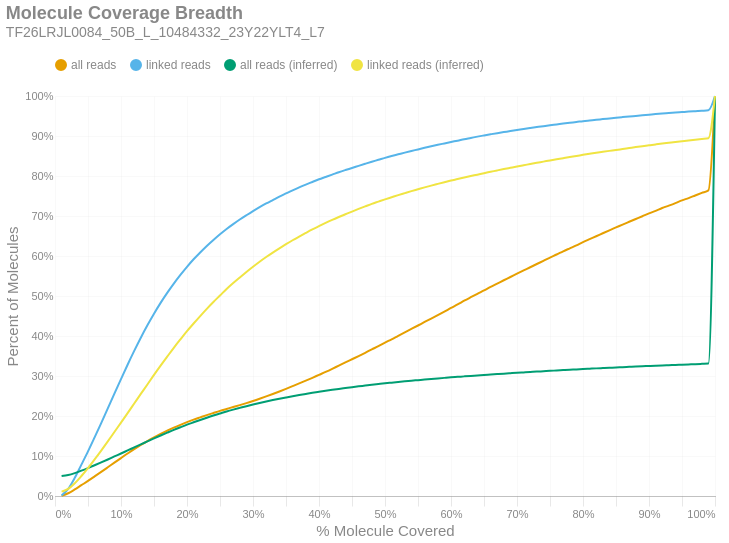

The cell this chart's notebook holds for it:
### Markdown cell above
### Molecule Read Coverage
This chart shows molecule coverage breadth as computed by the number of bases aligned to that molecule. In other words, "*how much of each unique long molecule is actually sequenced/aligned?*" Keep in mind there is a distinction between sequences and alignments, since some sequences belonging to a particular molecule may not align well and wouldn't appear in the alignment data. This chart also shows molecule coverage breadth as computed by the *inferred fragment* from which the aligned sequences originate. Unlike read coverage, this calculation takes into account the total insert size, including unsequenced gaps between the forward and reverse reads. Like the previous figures, these are cumulative percents.

### Code cell
if SKIPLR:
    print_html(f"Skipped")
else:
    binned_df = consolidated_hist(valids['coverage_bp'], mask, 0.01, True)
    binned_df_inf = consolidated_hist(valids['coverage_inserts'], mask, 0.01, True)
    binned_df = binned_df.with_columns(pl.lit(binned_df_inf['all reads (cumsum)']).alias('all reads (inferred)'))
    binned_df = binned_df.with_columns(pl.lit(binned_df_inf['linked reads (cumsum)']).alias('linked reads (inferred)'))
    binned_df = binned_df.with_columns(
        (pl.col('bin').cast(pl.Float64) + 0.01).alias('right_edge')
    )

    with SafeRender(binned_df):
        (
            density_plot(binned_df, 'Molecule Coverage Breadth', samplename, 'molcov', ['all reads (inferred)','linked reads (inferred)'])
            .encode(
                #x=alt.X('bin:Q', title="% Molecule Covered").axis(format = '%').scale(padding=0),
                x=alt.X('right_edge:Q', title="% Molecule Covered").axis(format='%').scale(padding=0),
                y=alt.Y('value:Q', title='Percent of Molecules')
                    .axis(format='%')
                    .stack(False)
                    .scale(domainMin=0, padding=0),
                color=alt.Color("key:N").scale(domain = ["all reads", "linked reads", "all reads (inferred)", "linked reads (inferred)"]),
                tooltip = [
                    alt.Tooltip("key:N", title = "Data Type"),
                    alt.Tooltip("range_label:N", title="% Molecule Covered"),
                    alt.Tooltip("value:Q", format = ".2%", title="% Molecules")
                ]
            )
        ).display()

### Figure 1 — Vega-Lite specification as saved in the notebook (floating-point values rounded to 4 significant figures)
{"width": "container", "height": 400, "config": {"title": {"anchor": "start", "dy": -15, "fontSize": 18, "color": "#888888", "subtitleColor": "#888888", "subtitleFontSize": 14}, "arc": {"fill": "#0072B2"}, "axis": {"domainColor": "#888888", "domainWidth": 0.5, "gridWidth": 0.2, "grid": false, "titleFontWeight": 400, "titleFontSize": 15, "labelFontSize": 11, "labelColor": "#888888", "tickColor": "#888888", "tickWidth": 0.2, "titleColor": "#888888"}, "axisBand": {"grid": false}, "axisX": {"grid": true, "tickSize": 10, "domainCap": "round"}, "axisY": {"domain": false, "grid": true, "tickSize": 0, "domainCap": "round"}, "background": "transparent", "header": {"labelFontSize": 15, "labelColor": "#888888", "titleFontSize": 15, "titleFontWeight": 600, "titleColor": "#888888"}, "legend": {"labelFont": "sans-serif", "labelFontSize": 12, "labelColor": "#888888", "symbolSize": 100, "symbolType": "circle", "titleFontSize": 12, "titlePadding": 10, "titleColor": "#888888", "title": null, "orient": "top"}, "range": {"category": ["#E69F00", "#56B4E9", "#009E73", "#F0E442", "#0072B2", "#D55E00", "#CC79A7", "#000000"], "diverging": ["#cfe8f3", "#a2d4ec", "#73bfe2", "#46abdb", "#1696d2", "#12719e"]}, "area": {"fill": "#0072B2", "fillOpacity": 0.7, "line": true, "strokeOpacity": 0.7}, "line": {"color": "#0072B2", "stroke": "#0072B2", "strokeWidth": 2}, "trail": {"color": "#0072B2", "stroke": "#0072B2", "strokeWidth": 0, "size": 1}, "point": {"filled": true, "fillOpacity": 1.0, "size": 95}, "text": {"color": "#888888", "fontSize": 11, "align": "right", "fontWeight": 400, "size": 11}, "bar": {"fill": "#0072B2", "stroke": null}, "view": {"stroke": null, "continuousWidth": 660, "continuousHeight": 400}}, "data": {"name": "data-5dc299e4eeeb27e330a5646ae7cddacf"}, "mark": {"type": "line", "interpolate": "monotone", "point": {"opacity": 0, "size": 275}}, "encoding": {"color": {"field": "key", "scale": {"domain": ["all reads", "linked reads", "all reads (inferred)", "linked reads (inferred)"]}, "type": "nominal"}, "tooltip": [{"field": "key", "title": "Data Type", "type": "nominal"}, {"field": "range_label", "title": "% Molecule Covered", "type": "nominal"}, {"field": "value", "format": ".2%", "title": "% Molecules", "type": "quantitative"}], "x": {"axis": {"format": "%"}, "field": "right_edge", "scale": {"padding": 0}, "title": "% Molecule Covered", "type": "quantitative"}, "y": {"axis": {"format": "%"}, "field": "value", "scale": {"domainMin": 0, "padding": 0}, "stack": false, "title": "Percent of Molecules", "type": "quantitative"}}, "params": [{"name": "param_c36ac31b6afebe62", "select": {"type": "point", "fields": ["key"]}, "bind": "legend"}], "title": {"text": "Molecule Coverage Breadth", "subtitle": "TF26LRJL0084_50B_L_10484332_23Y22YLT4_L7"}, "transform": [{"fold": ["all reads (cumsum)", "linked reads (cumsum)", "all reads (inferred)", "linked reads (inferred)"]}, {"calculate": "replace(datum.key, ' (cumsum)', '')", "as": "key"}, {"filter": {"param": "param_c36ac31b6afebe62"}}], "usermeta": {"embedOptions": {"downloadFileName": "TF26LRJL0084_50B_L_10484332_23Y22YLT4_L7.molcov"}}, "$schema": "https://vega.github.io/schema/vega-lite/v6.4.1.json", "datasets": {"data-5dc299e4eeeb27e330a5646ae7cddacf": [{"bin": "0.0", "interval": "0.0-0.01", "all reads": 0.0007942, "linked reads": 0.001457, "all reads (cumsum)": 0.0007942, "linked reads (cumsum)": 0.001457, "range_label": "0.0-0.01", "all reads (inferred)": 0.04977, "linked reads (inferred)": 0.01092, "right_edge": 0.01}, {"bin": "0.01", "interval": "0.01-0.02", "all reads": 0.006036, "linked reads": 0.01633, "all reads (cumsum)": 0.00683, "linked reads (cumsum)": 0.01778, "range_label": "0.01-0.02", "all reads (inferred)": 0.05248, "linked reads (inferred)": 0.01789, "right_edge": 0.02}, {"bin": "0.02", "interval": "0.02-0.03", "all reads": 0.009486, "linked reads": 0.02779, "all reads (cumsum)": 0.01632, "linked reads (cumsum)": 0.04558, "range_label": "0.02-0.03", "all reads (inferred)": 0.05731, "linked reads (inferred)": 0.03199, "right_edge": 0.03}, {"bin": "0.03", "interval": "0.03-0.04", "all reads": 0.01071, "linked reads": 0.03281, "all reads (cumsum)": 0.02702, "linked reads (cumsum)": 0.07839, "range_label": "0.03-0.04", "all reads (inferred)": 0.06328, "linked reads (inferred)": 0.05008, "right_edge": 0.04}, {"bin": "0.04", "interval": "0.04-0.05", "all reads": 0.01069, "linked reads": 0.03318, "all reads (cumsum)": 0.03771, "linked reads (cumsum)": 0.1116, "range_label": "0.04-0.05", "all reads (inferred)": 0.06984, "linked reads (inferred)": 0.06991, "right_edge": 0.05}, {"bin": "0.05", "interval": "0.05-0.06", "all reads": 0.01118, "linked reads": 0.03504, "all reads (cumsum)": 0.0489, "linked reads (cumsum)": 0.1466, "range_label": "0.05-0.06", "all reads (inferred)": 0.07679, "linked reads (inferred)": 0.09137, "right_edge": 0.06}, {"bin": "0.06", "interval": "0.06-0.07", "all reads": 0.01131, "linked reads": 0.03571, "all reads (cumsum)": 0.0602, "linked reads (cumsum)": 0.1823, "range_label": "0.06-0.07", "all reads (inferred)": 0.08397, "linked reads (inferred)": 0.1136, "right_edge": 0.07}, {"bin": "0.07", "interval": "0.07-0.08", "all reads": 0.01155, "linked reads": 0.03661, "all reads (cumsum)": 0.07175, "linked reads (cumsum)": 0.2189, "range_label": "0.07-0.08", "all reads (inferred)": 0.09132, "linked reads (inferred)": 0.1365, "right_edge": 0.08}, {"bin": "0.08", "interval": "0.08-0.09", "all reads": 0.01163, "linked reads": 0.03689, "all reads (cumsum)": 0.08338, "linked reads (cumsum)": 0.2558, "range_label": "0.08-0.09", "all reads (inferred)": 0.09884, "linked reads (inferred)": 0.1601, "right_edge": 0.09}, {"bin": "0.09", "interval": "0.09-0.1", "all reads": 0.01143, "linked reads": 0.03632, "all reads (cumsum)": 0.09481, "linked reads (cumsum)": 0.2921, "range_label": "0.09-0.1", "all reads (inferred)": 0.1063, "linked reads (inferred)": 0.1835, "right_edge": 0.1}, {"bin": "0.1", "interval": "0.1-0.11", "all reads": 0.01136, "linked reads": 0.03608, "all reads (cumsum)": 0.1062, "linked reads (cumsum)": 0.3282, "range_label": "0.1-0.11", "all reads (inferred)": 0.1139, "linked reads (inferred)": 0.2073, "right_edge": 0.11}, {"bin": "0.11", "interval": "0.11-0.12", "all reads": 0.01089, "linked reads": 0.03447, "all reads (cumsum)": 0.1171, "linked reads (cumsum)": 0.3627, "range_label": "0.11-0.12", "all reads (inferred)": 0.1214, "linked reads (inferred)": 0.2313, "right_edge": 0.12}, {"bin": "0.12", "interval": "0.12-0.13", "all reads": 0.01045, "linked reads": 0.03306, "all reads (cumsum)": 0.1275, "linked reads (cumsum)": 0.3958, "range_label": "0.12-0.13", "all reads (inferred)": 0.129, "linked reads (inferred)": 0.2552, "right_edge": 0.13}, {"bin": "0.13", "interval": "0.13-0.14", "all reads": 0.009852, "linked reads": 0.03101, "all reads (cumsum)": 0.1374, "linked reads (cumsum)": 0.4268, "range_label": "0.13-0.14", "all reads (inferred)": 0.1364, "linked reads (inferred)": 0.2788, "right_edge": 0.14}, {"bin": "0.14", "interval": "0.14-0.15", "all reads": 0.009247, "linked reads": 0.02902, "all reads (cumsum)": 0.1466, "linked reads (cumsum)": 0.4558, "range_label": "0.14-0.15", "all reads (inferred)": 0.1439, "linked reads (inferred)": 0.3027, "right_edge": 0.15}, {"bin": "0.15", "interval": "0.15-0.16", "all reads": 0.00866, "linked reads": 0.02699, "all reads (cumsum)": 0.1553, "linked reads (cumsum)": 0.4828, "range_label": "0.15-0.16", "all reads (inferred)": 0.1512, "linked reads (inferred)": 0.3258, "right_edge": 0.16}, {"bin": "0.16", "interval": "0.16-0.17", "all reads": 0.008022, "linked reads": 0.02493, "all reads (cumsum)": 0.1633, "linked reads (cumsum)": 0.5077, "range_label": "0.16-0.17", "all reads (inferred)": 0.1583, "linked reads (inferred)": 0.3483, "right_edge": 0.17}, {"bin": "0.17", "interval": "0.17-0.18", "all reads": 0.007543, "linked reads": 0.02329, "all reads (cumsum)": 0.1708, "linked reads (cumsum)": 0.531, "range_label": "0.17-0.18", "all reads (inferred)": 0.1652, "linked reads (inferred)": 0.3705, "right_edge": 0.18}, {"bin": "0.18", "interval": "0.18-0.19", "all reads": 0.007116, "linked reads": 0.02173, "all reads (cumsum)": 0.1779, "linked reads (cumsum)": 0.5527, "range_label": "0.18-0.19", "all reads (inferred)": 0.1718, "linked reads (inferred)": 0.3916, "right_edge": 0.19}, {"bin": "0.19", "interval": "0.19-0.2", "all reads": 0.006753, "linked reads": 0.02033, "all reads (cumsum)": 0.1847, "linked reads (cumsum)": 0.573, "range_label": "0.19-0.2", "all reads (inferred)": 0.1783, "linked reads (inferred)": 0.4122, "right_edge": 0.2}, {"bin": "0.2", "interval": "0.2-0.21", "all reads": 0.006231, "linked reads": 0.01882, "all reads (cumsum)": 0.1909, "linked reads (cumsum)": 0.5919, "range_label": "0.2-0.21", "all reads (inferred)": 0.1842, "linked reads (inferred)": 0.4312, "right_edge": 0.21}, {"bin": "0.21", "interval": "0.21-0.22", "all reads": 0.005711, "linked reads": 0.01695, "all reads (cumsum)": 0.1966, "linked reads (cumsum)": 0.6088, "range_label": "0.21-0.22", "all reads (inferred)": 0.19, "linked reads (inferred)": 0.4498, "right_edge": 0.22}, {"bin": "0.22", "interval": "0.22-0.23", "all reads": 0.005648, "linked reads": 0.0162, "all reads (cumsum)": 0.2023, "linked reads (cumsum)": 0.625, "range_label": "0.22-0.23", "all reads (inferred)": 0.1957, "linked reads (inferred)": 0.4679, "right_edge": 0.23}, {"bin": "0.23", "interval": "0.23-0.24", "all reads": 0.005319, "linked reads": 0.01497, "all reads (cumsum)": 0.2076, "linked reads (cumsum)": 0.64, "range_label": "0.23-0.24", "all reads (inferred)": 0.2011, "linked reads (inferred)": 0.4851, "right_edge": 0.24}, {"bin": "0.24", "interval": "0.24-0.25", "all reads": 0.005214, "linked reads": 0.0143, "all reads (cumsum)": 0.2128, "linked reads (cumsum)": 0.6543, "range_label": "0.24-0.25", "all reads (inferred)": 0.2062, "linked reads (inferred)": 0.5012, "right_edge": 0.25}, {"bin": "0.25", "interval": "0.25-0.26", "all reads": 0.004817, "linked reads": 0.01321, "all reads (cumsum)": 0.2176, "linked reads (cumsum)": 0.6675, "range_label": "0.25-0.26", "all reads (inferred)": 0.2112, "linked reads (inferred)": 0.5176, "right_edge": 0.26}, {"bin": "0.26", "interval": "0.26-0.27", "all reads": 0.004737, "linked reads": 0.0121, "all reads (cumsum)": 0.2224, "linked reads (cumsum)": 0.6796, "range_label": "0.26-0.27", "all reads (inferred)": 0.2159, "linked reads (inferred)": 0.5324, "right_edge": 0.27}, {"bin": "0.27", "interval": "0.27-0.28", "all reads": 0.004781, "linked reads": 0.01155, "all reads (cumsum)": 0.2272, "linked reads (cumsum)": 0.6912, "range_label": "0.27-0.28", "all reads (inferred)": 0.2202, "linked reads (inferred)": 0.5463, "right_edge": 0.28}, {"bin": "0.28", "interval": "0.28-0.29", "all reads": 0.005043, "linked reads": 0.01077, "all reads (cumsum)": 0.2322, "linked reads (cumsum)": 0.7019, "range_label": "0.28-0.29", "all reads (inferred)": 0.2245, "linked reads (inferred)": 0.56, "right_edge": 0.29}, {"bin": "0.29", "interval": "0.29-0.3", "all reads": 0.005271, "linked reads": 0.01041, "all reads (cumsum)": 0.2375, "linked reads (cumsum)": 0.7123, "range_label": "0.29-0.3", "all reads (inferred)": 0.2287, "linked reads (inferred)": 0.5732, "right_edge": 0.3}, {"bin": "0.3", "interval": "0.3-0.31", "all reads": 0.005607, "linked reads": 0.009886, "all reads (cumsum)": 0.2431, "linked reads (cumsum)": 0.7222, "range_label": "0.3-0.31", "all reads (inferred)": 0.2326, "linked reads (inferred)": 0.5857, "right_edge": 0.31}, {"bin": "0.31", "interval": "0.31-0.32", "all reads": 0.005903, "linked reads": 0.009072, "all reads (cumsum)": 0.249, "linked reads (cumsum)": 0.7313, "range_label": "0.31-0.32", "all reads (inferred)": 0.2363, "linked reads (inferred)": 0.5974, "right_edge": 0.32}, {"bin": "0.32", "interval": "0.32-0.33", "all reads": 0.006089, "linked reads": 0.008555, "all reads (cumsum)": 0.2551, "linked reads (cumsum)": 0.7399, "range_label": "0.32-0.33", "all reads (inferred)": 0.2398, "linked reads (inferred)": 0.6085, "right_edge": 0.33}, {"bin": "0.33", "interval": "0.33-0.34", "all reads": 0.006246, "linked reads": 0.008502, "all reads (cumsum)": 0.2613, "linked reads (cumsum)": 0.7484, "range_label": "0.33-0.34", "all reads (inferred)": 0.2431, "linked reads (inferred)": 0.6192, "right_edge": 0.34}, {"bin": "0.34", "interval": "0.34-0.35", "all reads": 0.006526, "linked reads": 0.007979, "all reads (cumsum)": 0.2678, "linked reads (cumsum)": 0.7563, "range_label": "0.34-0.35", "all reads (inferred)": 0.2463, "linked reads (inferred)": 0.6295, "right_edge": 0.35}, {"bin": "0.35", "interval": "0.35-0.36", "all reads": 0.006782, "linked reads": 0.007853, "all reads (cumsum)": 0.2746, "linked reads (cumsum)": 0.7642, "range_label": "0.35-0.36", "all reads (inferred)": 0.2494, "linked reads (inferred)": 0.6394, "right_edge": 0.36}, {"bin": "0.36", "interval": "0.36-0.37", "all reads": 0.006815, "linked reads": 0.007413, "all reads (cumsum)": 0.2814, "linked reads (cumsum)": 0.7716, "range_label": "0.36-0.37", "all reads (inferred)": 0.2523, "linked reads (inferred)": 0.6486, "right_edge": 0.37}, {"bin": "0.37", "interval": "0.37-0.38", "all reads": 0.00693, "linked reads": 0.006896, "all reads (cumsum)": 0.2884, "linked reads (cumsum)": 0.7785, "range_label": "0.37-0.38", "all reads (inferred)": 0.2552, "linked reads (inferred)": 0.6576, "right_edge": 0.38}, {"bin": "0.38", "interval": "0.38-0.39", "all reads": 0.007118, "linked reads": 0.006618, "all reads (cumsum)": 0.2955, "linked reads (cumsum)": 0.7851, "range_label": "0.38-0.39", "all reads (inferred)": 0.2579, "linked reads (inferred)": 0.6663, "right_edge": 0.39}, {"bin": "0.39", "interval": "0.39-0.4", "all reads": 0.0074, "linked reads": 0.006651, "all reads (cumsum)": 0.3029, "linked reads (cumsum)": 0.7918, "range_label": "0.39-0.4", "all reads (inferred)": 0.2605, "linked reads (inferred)": 0.6745, "right_edge": 0.4}, {"bin": "0.4", "interval": "0.4-0.41", "all reads": 0.007333, "linked reads": 0.00582, "all reads (cumsum)": 0.3102, "linked reads (cumsum)": 0.7976, "range_label": "0.4-0.41", "all reads (inferred)": 0.263, "linked reads (inferred)": 0.6826, "right_edge": 0.41}, {"bin": "0.41", "interval": "0.41-0.42", "all reads": 0.007709, "linked reads": 0.00583, "all reads (cumsum)": 0.3179, "linked reads (cumsum)": 0.8034, "range_label": "0.41-0.42", "all reads (inferred)": 0.2655, "linked reads (inferred)": 0.6903, "right_edge": 0.42}, {"bin": "0.42", "interval": "0.42-0.43", "all reads": 0.00802, "linked reads": 0.005986, "all reads (cumsum)": 0.326, "linked reads (cumsum)": 0.8094, "range_label": "0.42-0.43", "all reads (inferred)": 0.2677, "linked reads (inferred)": 0.6974, "right_edge": 0.43}, {"bin": "0.43", "interval": "0.43-0.44", "all reads": 0.007901, "linked reads": 0.005423, "all reads (cumsum)": 0.3339, "linked reads (cumsum)": 0.8148, "range_label": "0.43-0.44", "all reads (inferred)": 0.2699, "linked reads (inferred)": 0.7043, "right_edge": 0.44}, {"bin": "0.44", "interval": "0.44-0.45", "all reads": 0.007982, "linked reads": 0.005158, "all reads (cumsum)": 0.3418, "linked reads (cumsum)": 0.82, "range_label": "0.44-0.45", "all reads (inferred)": 0.272, "linked reads (inferred)": 0.7111, "right_edge": 0.45}, {"bin": "0.45", "interval": "0.45-0.46", "all reads": 0.007996, "linked reads": 0.005314, "all reads (cumsum)": 0.3498, "linked reads (cumsum)": 0.8253, "range_label": "0.45-0.46", "all reads (inferred)": 0.2741, "linked reads (inferred)": 0.7176, "right_edge": 0.46}, {"bin": "0.46", "interval": "0.46-0.47", "all reads": 0.008237, "linked reads": 0.005241, "all reads (cumsum)": 0.3581, "linked reads (cumsum)": 0.8305, "range_label": "0.46-0.47", "all reads (inferred)": 0.2761, "linked reads (inferred)": 0.724, "right_edge": 0.47}, {"bin": "0.47", "interval": "0.47-0.48", "all reads": 0.008452, "linked reads": 0.005105, "all reads (cumsum)": 0.3665, "linked reads (cumsum)": 0.8356, "range_label": "0.47-0.48", "all reads (inferred)": 0.2781, "linked reads (inferred)": 0.7304, "right_edge": 0.48}, {"bin": "0.48", "interval": "0.48-0.49", "all reads": 0.008076, "linked reads": 0.004797, "all reads (cumsum)": 0.3746, "linked reads (cumsum)": 0.8404, "range_label": "0.48-0.49", "all reads (inferred)": 0.2799, "linked reads (inferred)": 0.736, "right_edge": 0.49}, {"bin": "0.49", "interval": "0.49-0.5", "all reads": 0.008949, "linked reads": 0.0049, "all reads (cumsum)": 0.3835, "linked reads (cumsum)": 0.8453, "range_label": "0.49-0.5", "all reads (inferred)": 0.2816, "linked reads (inferred)": 0.7416, "right_edge": 0.5}, {"bin": "0.5", "interval": "0.5-0.51", "all reads": 0.008085, "linked reads": 0.004526, "all reads (cumsum)": 0.3916, "linked reads (cumsum)": 0.8499, "range_label": "0.5-0.51", "all reads (inferred)": 0.2833, "linked reads (inferred)": 0.7469, "right_edge": 0.51}, {"bin": "0.51", "interval": "0.51-0.52", "all reads": 0.008879, "linked reads": 0.004281, "all reads (cumsum)": 0.4005, "linked reads (cumsum)": 0.8542, "range_label": "0.51-0.52", "all reads (inferred)": 0.285, "linked reads (inferred)": 0.7522, "right_edge": 0.52}, {"bin": "0.52", "interval": "0.52-0.53", "all reads": 0.008567, "linked reads": 0.004317, "all reads (cumsum)": 0.4091, "linked reads (cumsum)": 0.8585, "range_label": "0.52-0.53", "all reads (inferred)": 0.2866, "linked reads (inferred)": 0.7572, "right_edge": 0.53}, {"bin": "0.53", "interval": "0.53-0.54", "all reads": 0.008529, "linked reads": 0.004046, "all reads (cumsum)": 0.4176, "linked reads (cumsum)": 0.8625, "range_label": "0.53-0.54", "all reads (inferred)": 0.2882, "linked reads (inferred)": 0.7621, "right_edge": 0.54}, {"bin": "0.54", "interval": "0.54-0.55", "all reads": 0.008622, "linked reads": 0.003953, "all reads (cumsum)": 0.4262, "linked reads (cumsum)": 0.8665, "range_label": "0.54-0.55", "all reads (inferred)": 0.2896, "linked reads (inferred)": 0.7668, "right_edge": 0.55}, {"bin": "0.55", "interval": "0.55-0.56", "all reads": 0.008876, "linked reads": 0.004013, "all reads (cumsum)": 0.4351, "linked reads (cumsum)": 0.8705, "range_label": "0.55-0.56", "all reads (inferred)": 0.2911, "linked reads (inferred)": 0.7715, "right_edge": 0.56}, {"bin": "0.56", "interval": "0.56-0.57", "all reads": 0.008597, "linked reads": 0.003821, "all reads (cumsum)": 0.4437, "linked reads (cumsum)": 0.8743, "range_label": "0.56-0.57", "all reads (inferred)": 0.2926, "linked reads (inferred)": 0.776, "right_edge": 0.57}, {"bin": "0.57", "interval": "0.57-0.58", "all reads": 0.008657, "linked reads": 0.003615, "all reads (cumsum)": 0.4524, "linked reads (cumsum)": 0.8779, "range_label": "0.57-0.58", "all reads (inferred)": 0.294, "linked reads (inferred)": 0.7803, "right_edge": 0.58}, {"bin": "0.58", "interval": "0.58-0.59", "all reads": 0.008748, "linked reads": 0.003546, "all reads (cumsum)": 0.4611, "linked reads (cumsum)": 0.8815, "range_label": "0.58-0.59", "all reads (inferred)": 0.2953, "linked reads (inferred)": 0.7844, "right_edge": 0.59}, {"bin": "0.59", "interval": "0.59-0.6", "all reads": 0.009089, "linked reads": 0.003549, "all reads (cumsum)": 0.4702, "linked reads (cumsum)": 0.885, "range_label": "0.59-0.6", "all reads (inferred)": 0.2966, "linked reads (inferred)": 0.7886, "right_edge": 0.6}, {"bin": "0.6", "interval": "0.6-0.61", "all reads": 0.008727, "linked reads": 0.003374, "all reads (cumsum)": 0.4789, "linked reads (cumsum)": 0.8884, "range_label": "0.6-0.61", "all reads (inferred)": 0.2978, "linked reads (inferred)": 0.7923, "right_edge": 0.61}, {"bin": "0.61", "interval": "0.61-0.62", "all reads": 0.009233, "linked reads": 0.003582, "all reads (cumsum)": 0.4882, "linked reads (cumsum)": 0.892, "range_label": "0.61-0.62", "all reads (inferred)": 0.2991, "linked reads (inferred)": 0.7961, "right_edge": 0.62}, {"bin": "0.62", "interval": "0.62-0.63", "all reads": 0.008783, "linked reads": 0.003175, "all reads (cumsum)": 0.4969, "linked reads (cumsum)": 0.8951, "range_label": "0.62-0.63", "all reads (inferred)": 0.3002, "linked reads (inferred)": 0.7998, "right_edge": 0.63}, {"bin": "0.63", "interval": "0.63-0.64", "all reads": 0.008627, "linked reads": 0.003281, "all reads (cumsum)": 0.5056, "linked reads (cumsum)": 0.8984, "range_label": "0.63-0.64", "all reads (inferred)": 0.3014, "linked reads (inferred)": 0.8034, "right_edge": 0.64}, {"bin": "0.64", "interval": "0.64-0.65", "all reads": 0.008439, "linked reads": 0.002996, "all reads (cumsum)": 0.514, "linked reads (cumsum)": 0.9014, "range_label": "0.64-0.65", "all reads (inferred)": 0.3026, "linked reads (inferred)": 0.8071, "right_edge": 0.65}, {"bin": "0.65", "interval": "0.65-0.66", "all reads": 0.008847, "linked reads": 0.002897, "all reads (cumsum)": 0.5229, "linked reads (cumsum)": 0.9043, "range_label": "0.65-0.66", "all reads (inferred)": 0.3037, "linked reads (inferred)": 0.8105, "right_edge": 0.66}, {"bin": "0.66", "interval": "0.66-0.67", "all reads": 0.008196, "linked reads": 0.002811, "all reads (cumsum)": 0.531, "linked reads (cumsum)": 0.9071, "range_label": "0.66-0.67", "all reads (inferred)": 0.3048, "linked reads (inferred)": 0.814, "right_edge": 0.67}, {"bin": "0.67", "interval": "0.67-0.68", "all reads": 0.008339, "linked reads": 0.002592, "all reads (cumsum)": 0.5394, "linked reads (cumsum)": 0.9097, "range_label": "0.67-0.68", "all reads (inferred)": 0.3059, "linked reads (inferred)": 0.8174, "right_edge": 0.68}, {"bin": "0.68", "interval": "0.68-0.69", "all reads": 0.008103, "linked reads": 0.002639, "all reads (cumsum)": 0.5475, "linked reads (cumsum)": 0.9124, "range_label": "0.68-0.69", "all reads (inferred)": 0.307, "linked reads (inferred)": 0.8206, "right_edge": 0.69}, {"bin": "0.69", "interval": "0.69-0.7", "all reads": 0.008293, "linked reads": 0.002539, "all reads (cumsum)": 0.5558, "linked reads (cumsum)": 0.9149, "range_label": "0.69-0.7", "all reads (inferred)": 0.308, "linked reads (inferred)": 0.8238, "right_edge": 0.7}, {"bin": "0.7", "interval": "0.7-0.71", "all reads": 0.00806, "linked reads": 0.00252, "all reads (cumsum)": 0.5638, "linked reads (cumsum)": 0.9174, "range_label": "0.7-0.71", "all reads (inferred)": 0.309, "linked reads (inferred)": 0.8269, "right_edge": 0.71}, {"bin": "0.71", "interval": "0.71-0.72", "all reads": 0.007975, "linked reads": 0.00243, "all reads (cumsum)": 0.5718, "linked reads (cumsum)": 0.9198, "range_label": "0.71-0.72", "all reads (inferred)": 0.31, "linked reads (inferred)": 0.8299, "right_edge": 0.72}, {"bin": "0.72", "interval": "0.72-0.73", "all reads": 0.008165, "linked reads": 0.00239, "all reads (cumsum)": 0.58, "linked reads (cumsum)": 0.9222, "range_label": "0.72-0.73", "all reads (inferred)": 0.311, "linked reads (inferred)": 0.833, "right_edge": 0.73}, {"bin": "0.73", "interval": "0.73-0.74", "all reads": 0.007898, "linked reads": 0.002384, "all reads (cumsum)": 0.5879, "linked reads (cumsum)": 0.9246, "range_label": "0.73-0.74", "all reads (inferred)": 0.3119, "linked reads (inferred)": 0.8359, "right_edge": 0.74}, {"bin": "0.74", "interval": "0.74-0.75", "all reads": 0.008227, "linked reads": 0.002344, "all reads (cumsum)": 0.5961, "linked reads (cumsum)": 0.927, "range_label": "0.74-0.75", "all reads (inferred)": 0.3129, "linked reads (inferred)": 0.839, "right_edge": 0.75}, {"bin": "0.75", "interval": "0.75-0.76", "all reads": 0.007598, "linked reads": 0.002063, "all reads (cumsum)": 0.6037, "linked reads (cumsum)": 0.929, "range_label": "0.75-0.76", "all reads (inferred)": 0.3138, "linked reads (inferred)": 0.8418, "right_edge": 0.76}, {"bin": "0.76", "interval": "0.76-0.77", "all reads": 0.007937, "linked reads": 0.002169, "all reads (cumsum)": 0.6116, "linked reads (cumsum)": 0.9312, "range_label": "0.76-0.77", "all reads (inferred)": 0.3147, "linked reads (inferred)": 0.8447, "right_edge": 0.77}, {"bin": "0.77", "interval": "0.77-0.78", "all reads": 0.007539, "linked reads": 0.001983, "all reads (cumsum)": 0.6192, "linked reads (cumsum)": 0.9332, "range_label": "0.77-0.78", "all reads (inferred)": 0.3156, "linked reads (inferred)": 0.8474, "right_edge": 0.78}, {"bin": "0.78", "interval": "0.78-0.79", "all reads": 0.007522, "linked reads": 0.001871, "all reads (cumsum)": 0.6267, "linked reads (cumsum)": 0.9351, "range_label": "0.78-0.79", "all reads (inferred)": 0.3165, "linked reads (inferred)": 0.8501, "right_edge": 0.79}, {"bin": "0.79", "interval": "0.79-0.8", "all reads": 0.007911, "linked reads": 0.002046, "all reads (cumsum)": 0.6346, "linked reads (cumsum)": 0.9371, "range_label": "0.79-0.8", "all reads (inferred)": 0.3174, "linked reads (inferred)": 0.8529, "right_edge": 0.8}, {"bin": "0.8", "interval": "0.8-0.81", "all reads": 0.007386, "linked reads": 0.001692, "all reads (cumsum)": 0.642, "linked reads (cumsum)": 0.9388, "range_label": "0.8-0.81", "all reads (inferred)": 0.3182, "linked reads (inferred)": 0.8555, "right_edge": 0.81}, {"bin": "0.81", "interval": "0.81-0.82", "all reads": 0.007275, "linked reads": 0.001632, "all reads (cumsum)": 0.6493, "linked reads (cumsum)": 0.9404, "range_label": "0.81-0.82", "all reads (inferred)": 0.3191, "linked reads (inferred)": 0.8581, "right_edge": 0.82}, {"bin": "0.82", "interval": "0.82-0.83", "all reads": 0.007526, "linked reads": 0.001834, "all reads (cumsum)": 0.6568, "linked reads (cumsum)": 0.9423, "range_label": "0.82-0.83", "all reads (inferred)": 0.3198, "linked reads (inferred)": 0.8605, "right_edge": 0.83}, {"bin": "0.83", "interval": "0.83-0.84", "all reads": 0.007396, "linked reads": 0.001748, "all reads (cumsum)": 0.6642, "linked reads (cumsum)": 0.944, "range_label": "0.83-0.84", "all reads (inferred)": 0.3206, "linked reads (inferred)": 0.8628, "right_edge": 0.84}, {"bin": "0.84", "interval": "0.84-0.85", "all reads": 0.007164, "linked reads": 0.001755, "all reads (cumsum)": 0.6714, "linked reads (cumsum)": 0.9458, "range_label": "0.84-0.85", "all reads (inferred)": 0.3213, "linked reads (inferred)": 0.865, "right_edge": 0.85}, {"bin": "0.85", "interval": "0.85-0.86", "all reads": 0.007259, "linked reads": 0.001576, "all reads (cumsum)": 0.6786, "linked reads (cumsum)": 0.9473, "range_label": "0.85-0.86", "all reads (inferred)": 0.3221, "linked reads (inferred)": 0.8675, "right_edge": 0.86}, {"bin": "0.86", "interval": "0.86-0.87", "all reads": 0.006968, "linked reads": 0.00151, "all reads (cumsum)": 0.6856, "linked reads (cumsum)": 0.9488, "range_label": "0.86-0.87", "all reads (inferred)": 0.3229, "linked reads (inferred)": 0.8698, "right_edge": 0.87}, {"bin": "0.87", "interval": "0.87-0.88", "all reads": 0.00693, "linked reads": 0.00141, "all reads (cumsum)": 0.6925, "linked reads (cumsum)": 0.9503, "range_label": "0.87-0.88", "all reads (inferred)": 0.3236, "linked reads (inferred)": 0.8723, "right_edge": 0.88}, {"bin": "0.88", "interval": "0.88-0.89", "all reads": 0.006934, "linked reads": 0.00145, "all reads (cumsum)": 0.6995, "linked reads (cumsum)": 0.9517, "range_label": "0.88-0.89", "all reads (inferred)": 0.3244, "linked reads (inferred)": 0.8745, "right_edge": 0.89}, {"bin": "0.89", "interval": "0.89-0.9", "all reads": 0.007001, "linked reads": 0.00149, "all reads (cumsum)": 0.7065, "linked reads (cumsum)": 0.9532, "range_label": "0.89-0.9", "all reads (inferred)": 0.3251, "linked reads (inferred)": 0.8767, "right_edge": 0.9}, {"bin": "0.9", "interval": "0.9-0.91", "all reads": 0.006498, "linked reads": 0.00152, "all reads (cumsum)": 0.713, "linked reads (cumsum)": 0.9547, "range_label": "0.9-0.91", "all reads (inferred)": 0.3258, "linked reads (inferred)": 0.8789, "right_edge": 0.91}, {"bin": "0.91", "interval": "0.91-0.92", "all reads": 0.006929, "linked reads": 0.001387, "all reads (cumsum)": 0.7199, "linked reads (cumsum)": 0.9561, "range_label": "0.91-0.92", "all reads (inferred)": 0.3265, "linked reads (inferred)": 0.8811, "right_edge": 0.92}, {"bin": "0.92", "interval": "0.92-0.93", "all reads": 0.005949, "linked reads": 0.001202, "all reads (cumsum)": 0.7258, "linked reads (cumsum)": 0.9573, "range_label": "0.92-0.93", "all reads (inferred)": 0.3271, "linked reads (inferred)": 0.883, "right_edge": 0.93}, {"bin": "0.93", "interval": "0.93-0.94", "all reads": 0.006305, "linked reads": 0.001268, "all reads (cumsum)": 0.7321, "linked reads (cumsum)": 0.9586, "range_label": "0.93-0.94", "all reads (inferred)": 0.3277, "linked reads (inferred)": 0.885, "right_edge": 0.94}, {"bin": "0.94", "interval": "0.94-0.95", "all reads": 0.006888, "linked reads": 0.001212, "all reads (cumsum)": 0.739, "linked reads (cumsum)": 0.9598, "range_label": "0.94-0.95", "all reads (inferred)": 0.3284, "linked reads (inferred)": 0.8869, "right_edge": 0.95}, {"bin": "0.95", "interval": "0.95-0.96", "all reads": 0.005797, "linked reads": 0.001222, "all reads (cumsum)": 0.7448, "linked reads (cumsum)": 0.961, "range_label": "0.95-0.96", "all reads (inferred)": 0.329, "linked reads (inferred)": 0.8887, "right_edge": 0.96}, {"bin": "0.96", "interval": "0.96-0.97", "all reads": 0.00653, "linked reads": 0.001059, "all reads (cumsum)": 0.7514, "linked reads (cumsum)": 0.9621, "range_label": "0.96-0.97", "all reads (inferred)": 0.3296, "linked reads (inferred)": 0.8906, "right_edge": 0.97}, {"bin": "0.97", "interval": "0.97-0.98", "all reads": 0.006442, "linked reads": 0.00102, "all reads (cumsum)": 0.7578, "linked reads (cumsum)": 0.9631, "range_label": "0.97-0.98", "all reads (inferred)": 0.3303, "linked reads (inferred)": 0.8925, "right_edge": 0.98}, {"bin": "0.98", "interval": "0.98-0.99", "all reads": 0.006141, "linked reads": 0.001152, "all reads (cumsum)": 0.7639, "linked reads (cumsum)": 0.9642, "range_label": "0.98-0.99", "all reads (inferred)": 0.331, "linked reads (inferred)": 0.8945, "right_edge": 0.99}, {"bin": "0.99", "interval": "0.99-1.0", "all reads": 0.2361, "linked reads": 0.03576, "all reads (cumsum)": 1.0, "linked reads (cumsum)": 1.0, "range_label": "0.99-1.0", "all reads (inferred)": 1.0, "linked reads (inferred)": 1.0, "right_edge": 1.0}]}}
